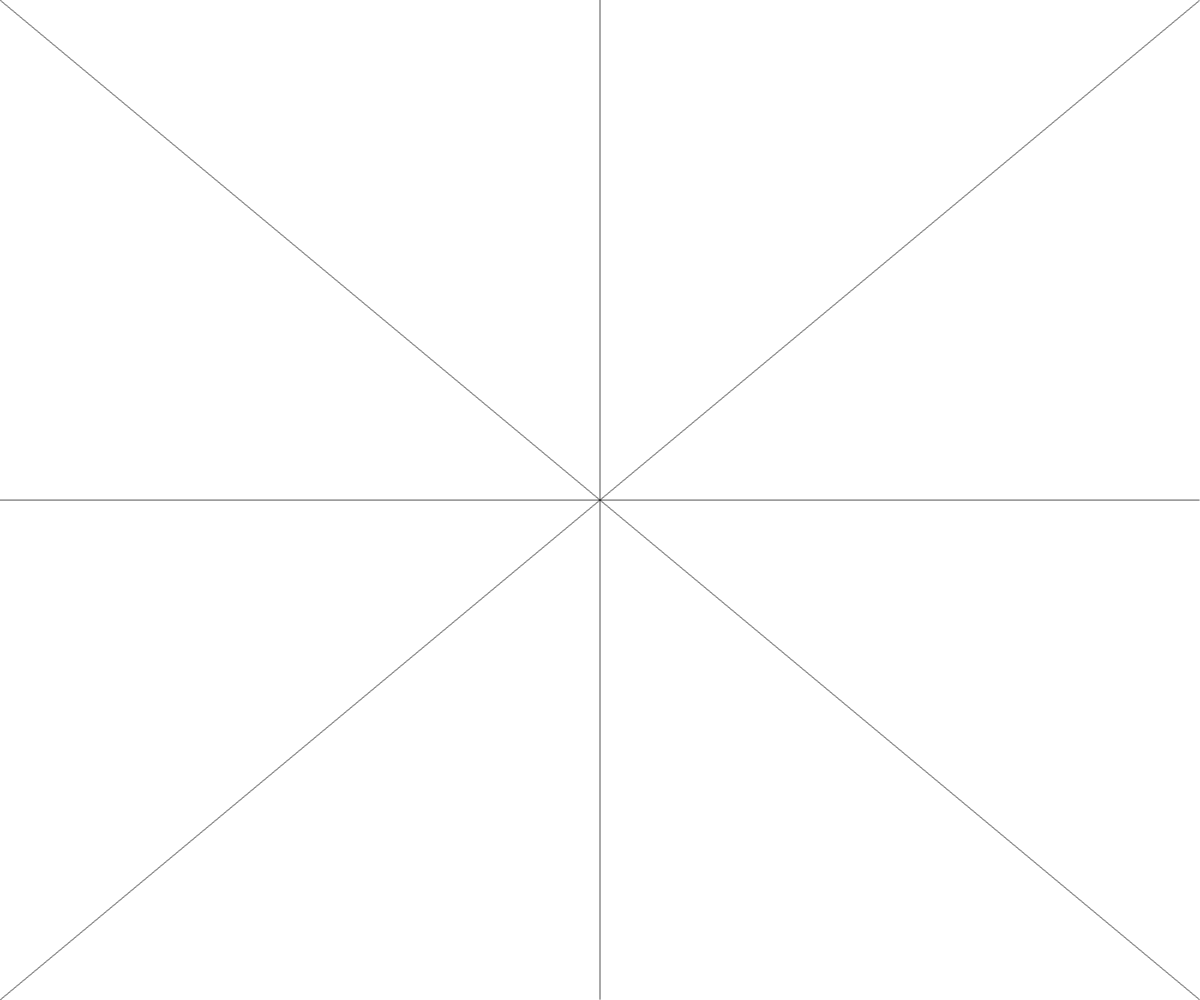
Frame 1 (no input)
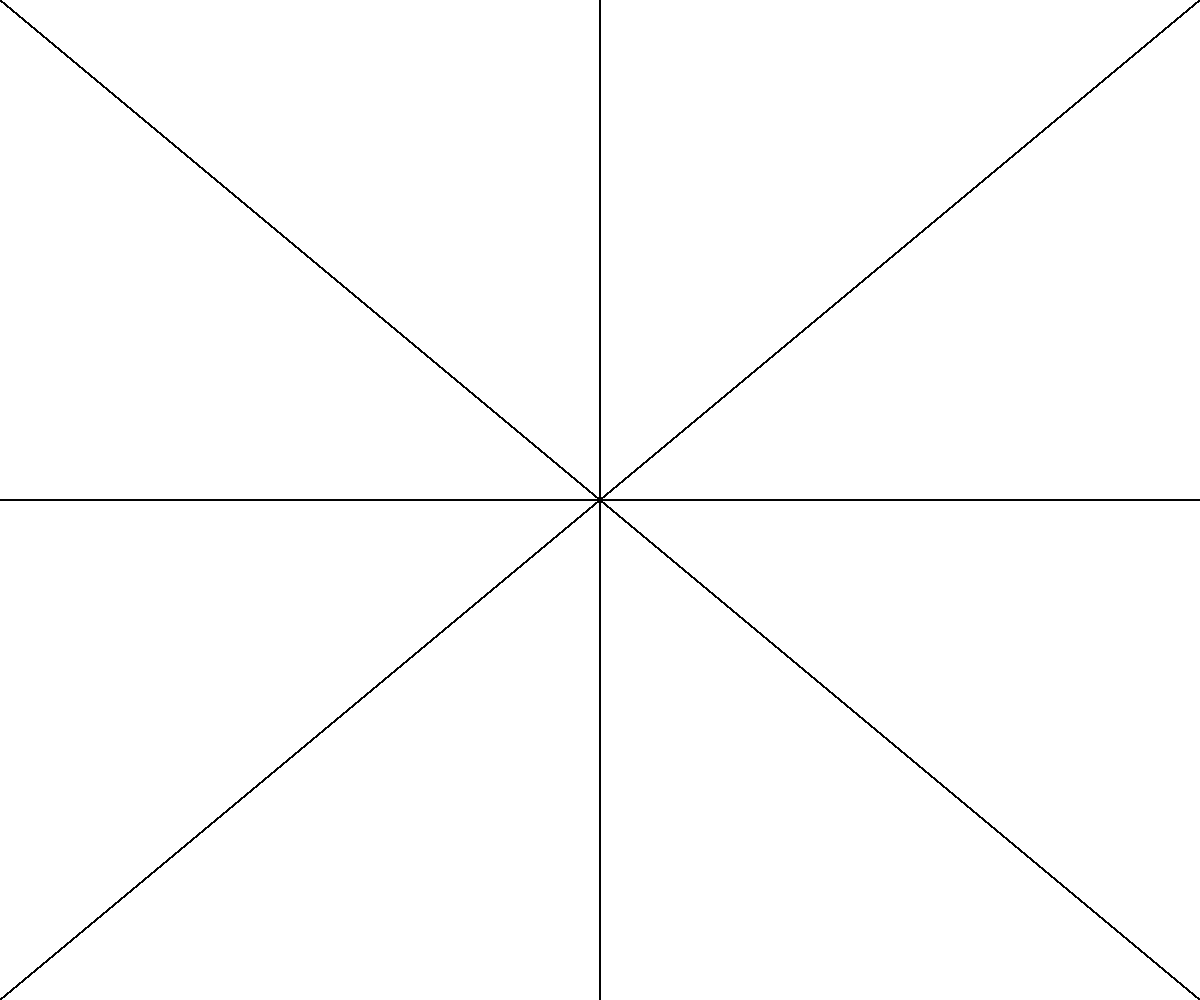
Frame 60 (no input)
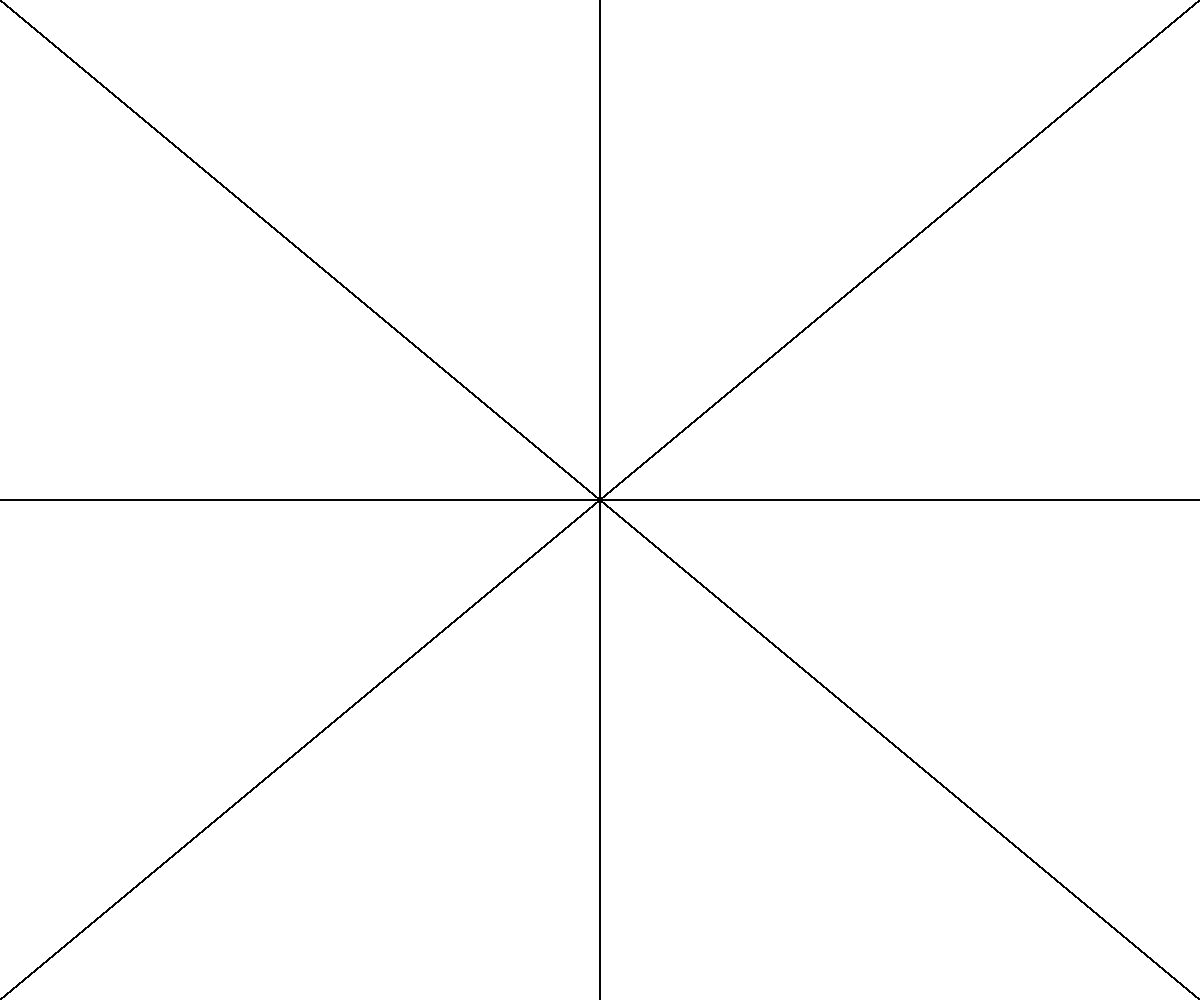
Frame 120 (the mouse pressed at the canvas centre since frame 60)

The p5.js sketch that drew these frames (run headless with seeded random() and noise() and a simulated clock; from frame 60 on, the mouse is pressed at the canvas centre):

// p5.js sketch
// ── sketch.js
//const p1 = {x:0, y:0 }
//const p2 = {x:800, y:300}

function setup(){
    createCanvas(windowWidth, windowHeight)

    p1 = {x:0, y:0}
    p2 = {x:floor(windowWidth), y:floor(windowHeight)}

    p3 = {x:0, y:floor(windowHeight/2)}
    p4 = {x:floor(windowWidth), y:floor(windowHeight/2)}

    p5 = {x:0, y:floor(windowHeight)}
    p6 = {x:floor(windowWidth), y:0}

    p7 = {x:floor(windowWidth/2), y:0}
    p8 = {x:floor(windowWidth/2), y:floor(windowHeight)}
}

function draw(){
    //line(p1.x,p1.y,p2.x,p2.y)
    ecuapp(p1,p2)
    ecuapp(p3,p4)
    ecuapp(p5,p6)
    ecuapp2(p7,p8)
}

function ecuapp(p1,p2){
    const dx = p2.x - p1.x
    const dy = p2.y - p1.y

    const m = dy/dx
    b = p1.y - m * p1.x

    point(p1.x, p1.y)

    let x = p1.x + 1
    let y
    while (x != p2.x) {
        y = m * x + b
        point(x, y)
        x++
    }
    
}
function ecuapp2(p1,p2){
    y = p1.y
    x = p1.x
    while(y != p2.y){
        point(x,y)
        y++
    }
}
